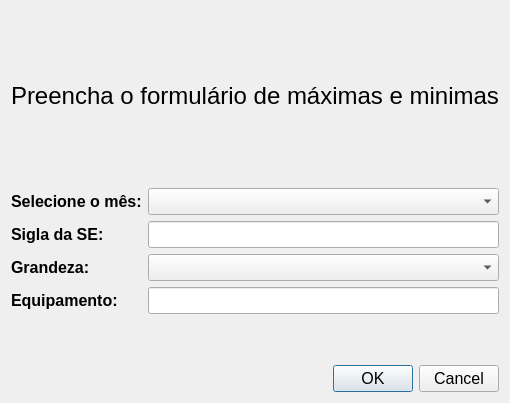
<?xml version="1.0" encoding="UTF-8"?>
<ui version="4.0">
 <class>Dialog</class>
 <widget class="QDialog" name="Dialog">
  <property name="geometry">
   <rect>
    <x>0</x>
    <y>0</y>
    <width>501</width>
    <height>403</height>
   </rect>
  </property>
  <property name="windowTitle">
   <string>Dialog</string>
  </property>
  <layout class="QVBoxLayout" name="verticalLayout">
   <item>
    <widget class="QLabel" name="label">
     <property name="text">
      <string>&lt;html&gt;&lt;head/&gt;&lt;body&gt;&lt;p&gt;&lt;span style=&quot; font-size:18pt;&quot;&gt;Preencha o formulário de máximas e minimas&lt;/span&gt;&lt;/p&gt;&lt;/body&gt;&lt;/html&gt;</string>
     </property>
    </widget>
   </item>
   <item>
    <layout class="QFormLayout" name="formLayout">
     <item row="0" column="0">
      <widget class="QLabel" name="label_2">
       <property name="text">
        <string>&lt;html&gt;&lt;head/&gt;&lt;body&gt;&lt;p&gt;&lt;span style=&quot; font-size:12pt; font-weight:700;&quot;&gt;Selecione o mês:&lt;/span&gt;&lt;/p&gt;&lt;/body&gt;&lt;/html&gt;</string>
       </property>
       <property name="buddy">
        <cstring>comboBox</cstring>
       </property>
      </widget>
     </item>
     <item row="0" column="1">
      <widget class="QComboBox" name="comboBox">
       <property name="font">
        <font>
         <pointsize>12</pointsize>
        </font>
       </property>
      </widget>
     </item>
     <item row="1" column="0">
      <widget class="QLabel" name="label_3">
       <property name="text">
        <string>&lt;html&gt;&lt;head/&gt;&lt;body&gt;&lt;p&gt;&lt;span style=&quot; font-size:12pt; font-weight:700;&quot;&gt;Sigla da SE:&lt;/span&gt;&lt;/p&gt;&lt;/body&gt;&lt;/html&gt;</string>
       </property>
       <property name="buddy">
        <cstring>lineEdit</cstring>
       </property>
      </widget>
     </item>
     <item row="1" column="1">
      <widget class="QLineEdit" name="lineEdit">
       <property name="font">
        <font>
         <pointsize>12</pointsize>
        </font>
       </property>
      </widget>
     </item>
     <item row="2" column="0">
      <widget class="QLabel" name="label_4">
       <property name="text">
        <string>&lt;html&gt;&lt;head/&gt;&lt;body&gt;&lt;p&gt;&lt;span style=&quot; font-size:12pt; font-weight:700;&quot;&gt;Grandeza:&lt;/span&gt;&lt;/p&gt;&lt;/body&gt;&lt;/html&gt;</string>
       </property>
       <property name="buddy">
        <cstring>comboBox_2</cstring>
       </property>
      </widget>
     </item>
     <item row="2" column="1">
      <widget class="QComboBox" name="comboBox_2">
       <property name="font">
        <font>
         <pointsize>12</pointsize>
        </font>
       </property>
      </widget>
     </item>
     <item row="3" column="0">
      <widget class="QLabel" name="label_5">
       <property name="text">
        <string>&lt;html&gt;&lt;head/&gt;&lt;body&gt;&lt;p&gt;&lt;span style=&quot; font-size:12pt; font-weight:700;&quot;&gt;Equipamento:&lt;/span&gt;&lt;/p&gt;&lt;/body&gt;&lt;/html&gt;</string>
       </property>
       <property name="buddy">
        <cstring>lineEdit_2</cstring>
       </property>
      </widget>
     </item>
     <item row="3" column="1">
      <widget class="QLineEdit" name="lineEdit_2">
       <property name="font">
        <font>
         <pointsize>12</pointsize>
        </font>
       </property>
      </widget>
     </item>
    </layout>
   </item>
   <item>
    <widget class="QDialogButtonBox" name="buttonBox">
     <property name="font">
      <font>
       <pointsize>12</pointsize>
      </font>
     </property>
     <property name="orientation">
      <enum>Qt::Orientation::Horizontal</enum>
     </property>
     <property name="standardButtons">
      <set>QDialogButtonBox::StandardButton::Cancel|QDialogButtonBox::StandardButton::Ok</set>
     </property>
    </widget>
   </item>
  </layout>
 </widget>
 <resources/>
 <connections>
  <connection>
   <sender>buttonBox</sender>
   <signal>accepted()</signal>
   <receiver>Dialog</receiver>
   <slot>accept()</slot>
   <hints>
    <hint type="sourcelabel">
     <x>248</x>
     <y>254</y>
    </hint>
    <hint type="destinationlabel">
     <x>157</x>
     <y>274</y>
    </hint>
   </hints>
  </connection>
  <connection>
   <sender>buttonBox</sender>
   <signal>rejected()</signal>
   <receiver>Dialog</receiver>
   <slot>reject()</slot>
   <hints>
    <hint type="sourcelabel">
     <x>316</x>
     <y>260</y>
    </hint>
    <hint type="destinationlabel">
     <x>286</x>
     <y>274</y>
    </hint>
   </hints>
  </connection>
 </connections>
</ui>
